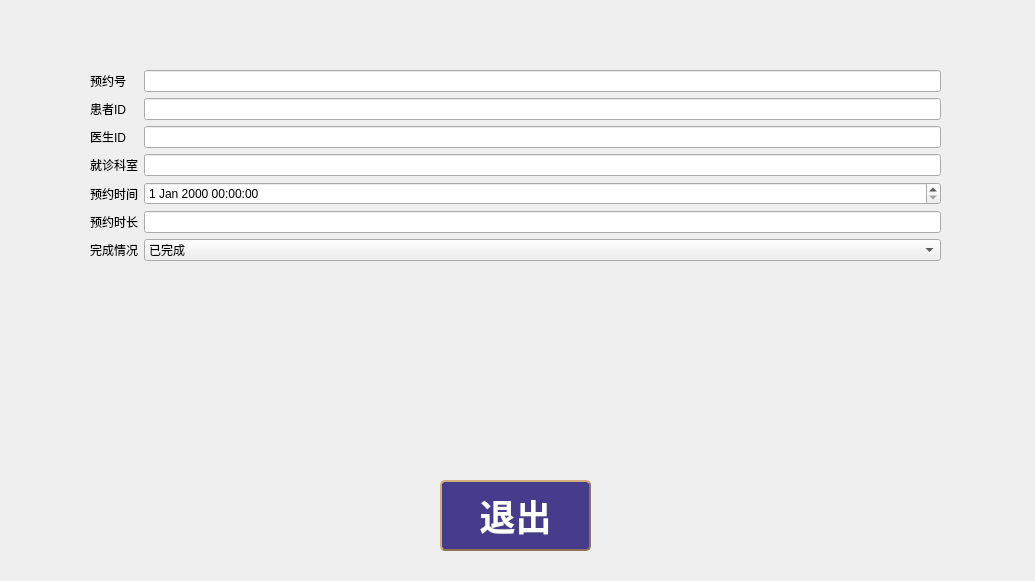
<?xml version="1.0" encoding="UTF-8"?>
<ui version="4.0">
 <class>patientRegister</class>
 <widget class="QWidget" name="patientRegister">
  <property name="geometry">
   <rect>
    <x>0</x>
    <y>0</y>
    <width>1035</width>
    <height>581</height>
   </rect>
  </property>
  <property name="windowTitle">
   <string>Form</string>
  </property>
  <widget class="QPushButton" name="exit">
   <property name="geometry">
    <rect>
     <x>440</x>
     <y>480</y>
     <width>151</width>
     <height>71</height>
    </rect>
   </property>
   <property name="styleSheet">
    <string notr="true">QPushButton
{
	background-color: #473C8B; /*背景色*/ 
	border-style: outset;
	border-width: 2px;
	border-radius:5px; /*边界圆滑*/
	border-color: #8B7355;
	font: bold 36px;
	min-width:2em;
	color:white; /*字体颜色*/
	font-family:华文新魏;
	padding: 5px;
}
 
QPushButton:hover
{
	background-color: rgb(0, 150, 0);
}
 
QPushButton:pressed
{
	background-color: #1E90FF; /*伪状态经过时背景色*/ 
	border-style: inset;
}
QPushButton:!enabled{
	background-color: rgb(100, 100, 100);
	border-style: inset;
}</string>
   </property>
   <property name="text">
    <string>退出</string>
   </property>
  </widget>
  <widget class="QWidget" name="formLayoutWidget">
   <property name="geometry">
    <rect>
     <x>90</x>
     <y>70</y>
     <width>851</width>
     <height>381</height>
    </rect>
   </property>
   <layout class="QFormLayout" name="formLayout_2">
    <item row="0" column="0">
     <widget class="QLabel" name="label_2">
      <property name="text">
       <string>预约号</string>
      </property>
     </widget>
    </item>
    <item row="0" column="1">
     <widget class="QLineEdit" name="number"/>
    </item>
    <item row="1" column="0">
     <widget class="QLabel" name="label_3">
      <property name="text">
       <string>患者ID</string>
      </property>
     </widget>
    </item>
    <item row="1" column="1">
     <widget class="QLineEdit" name="patientID"/>
    </item>
    <item row="2" column="0">
     <widget class="QLabel" name="label">
      <property name="text">
       <string>医生ID</string>
      </property>
     </widget>
    </item>
    <item row="2" column="1">
     <widget class="QLineEdit" name="doctorID"/>
    </item>
    <item row="3" column="0">
     <widget class="QLabel" name="label_4">
      <property name="text">
       <string>就诊科室</string>
      </property>
     </widget>
    </item>
    <item row="3" column="1">
     <widget class="QLineEdit" name="room"/>
    </item>
    <item row="4" column="0">
     <widget class="QLabel" name="label_5">
      <property name="text">
       <string>预约时间</string>
      </property>
     </widget>
    </item>
    <item row="5" column="0">
     <widget class="QLabel" name="label_6">
      <property name="text">
       <string>预约时长</string>
      </property>
     </widget>
    </item>
    <item row="5" column="1">
     <widget class="QLineEdit" name="time"/>
    </item>
    <item row="6" column="0">
     <widget class="QLabel" name="label_7">
      <property name="text">
       <string>完成情况</string>
      </property>
     </widget>
    </item>
    <item row="6" column="1">
     <widget class="QComboBox" name="comboBox">
      <item>
       <property name="text">
        <string>已完成</string>
       </property>
      </item>
      <item>
       <property name="text">
        <string>未完成</string>
       </property>
      </item>
     </widget>
    </item>
    <item row="4" column="1">
     <widget class="QDateTimeEdit" name="dateTimeEdit"/>
    </item>
   </layout>
  </widget>
 </widget>
 <resources/>
 <connections>
  <connection>
   <sender>exit</sender>
   <signal>clicked()</signal>
   <receiver>patientRegister</receiver>
   <slot>close()</slot>
   <hints>
    <hint type="sourcelabel">
     <x>1195</x>
     <y>905</y>
    </hint>
    <hint type="destinationlabel">
     <x>647</x>
     <y>483</y>
    </hint>
   </hints>
  </connection>
 </connections>
</ui>
